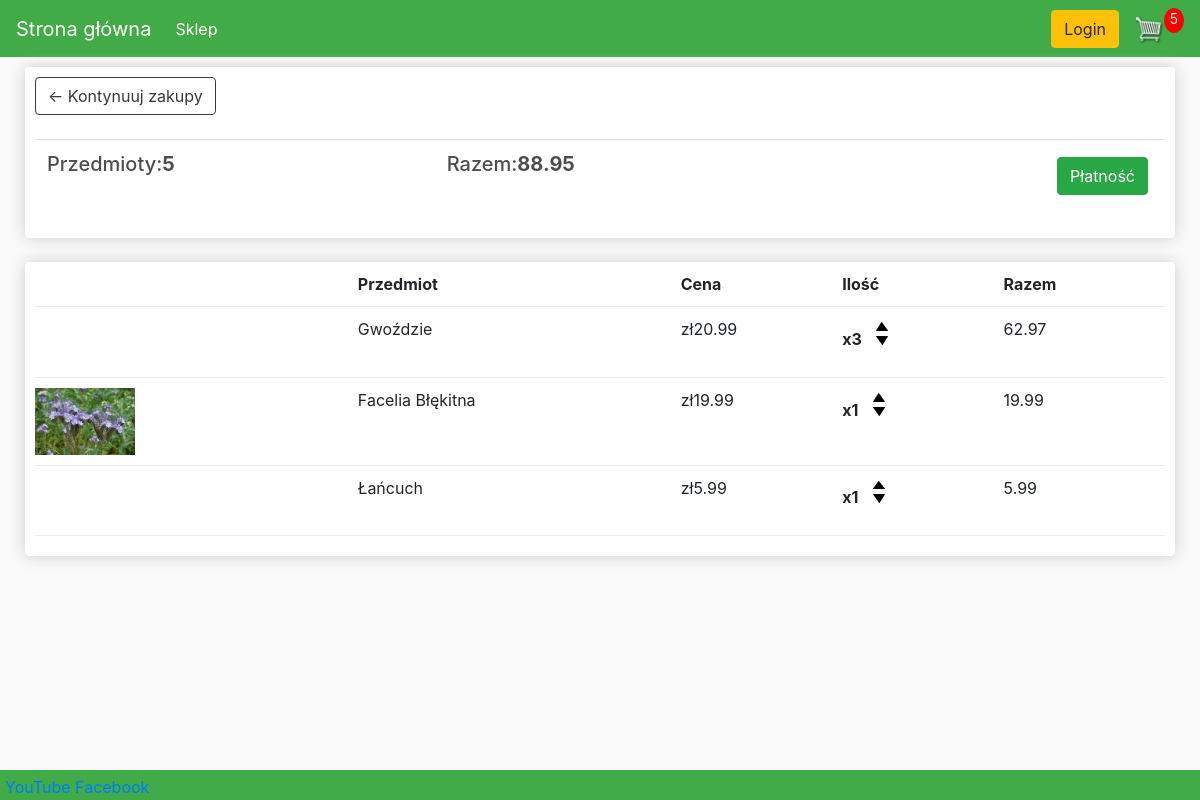
The app's page /cart/ (signed in) with its own data.
### gardenApp/models.py (models this page shows, shortened)
class Order(models.Model):
    customer = models.ForeignKey(Customer, on_delete=models.SET_NULL, null=True, blank=True)
    data_ordered = models.DateTimeField(auto_now_add=True)
    complete = models.BooleanField(default=False)
    transaction_id = models.CharField(max_length=100, null=True)
    @property
    def get_cart_total(self):
        orderitem = self.orderitem_set.all()
        total = sum([item.get_total for item in orderitem])
        return total
    @property
    def get_cart_items(self):
        orderitem = self.orderitem_set.all()
        total = sum([item.quantity for item in orderitem])
        return total

class OrderItem(models.Model):
    product = models.ForeignKey(Product, on_delete=models.SET_NULL, null=True)
    order = models.ForeignKey(Order, on_delete=models.SET_NULL, null=True)
    quantity = models.IntegerField(default=0, null=True, blank=True)
    @property
    def get_total(self):
        total = self.product.price * self.quantity
        return total

class Product(models.Model):
    name = models.CharField(max_length=200)
    price = models.FloatField()
    digital = models.BooleanField(default=False, null=True, blank=True)
    image = models.ImageField(null=True, blank=True)
    @property
    def imageURL(self):
        try:
            url = self.image.url
        except:
            url = ''
        return url

### gardenApp/views.py (the view)
# urls.py: path('cart/', views.cart, name = 'cart'),
def cart(request):
    data = cart_data(request)
    cartItem = data['cartItem']
    order = data['order']
    items = data['items']
    context = {'items': items, 'order': order, 'cartItem': cartItem}
    return render(request, 'gardenApp/cart.html', context)

### gardenApp/utils.py (called while the page is built)
def cart_data(request):
    if request.user.is_authenticated:
        customer = request.user.customer
        order, created = Order.objects.get_or_create(customer=customer, complete=False)
        items = order.orderitem_set.all()
        cartItem = order.get_cart_items
    else:
        cookieData = cookie_cart(request)
        cartItem = cookieData['cartItem']
        order = cookieData['order']
        items = cookieData['items']
    context = {'order': order, 'items': items, 'cartItem': cartItem}
    return context

### templates/gardenApp/cart.html
{% extends "gardenApp/shop.html" %}
{% block body_block %}
{% load static %}
    <div class="row">
      <div class="col-lg-12">
        <div class="box-element">
          <a class="btn btn-outline-dark" href="{% url 'gardenApp:store' %}">
            &#x2190; Kontynuuj zakupy</a>
          <br>
          <br>
          <table class="table">
            <tr>
              <th><h5>Przedmioty:<strong>{{ order.get_cart_items }}</strong></h5></th>
              <th><h5>Razem:<strong>{{ order.get_cart_total|floatformat:2 }}</strong></h5></th>
              <th>
                <a style="float: right; margin: 5px;" class="btn btn-success"
                href="{% url 'gardenApp:checkout' %}">
                  Płatność</a>
              </th>
            </tr>
          </table>
        </div>
        <br>
        <div class="box-element">
          <div class="cart-row">
            <div style="flex:2"></div>
            <div style="flex:2"><strong>Przedmiot</strong></div>
            <div style="flex:1"><strong>Cena</strong></div>
            <div style="flex:1"><strong>Ilość</strong></div>
            <div style="flex:1"><strong>Razem</strong></div>
          </div>
         {% for item in items %}
          <div class="cart-row">
            <div style="flex:2"><img class="row-image" src="{{ item.product.imageURL }}"></div>
		    <div style="flex:2"><p>{{ item.product.name }}</p></div>
		     <div style="flex:1"><p>zł{{ item.product.price|floatformat:2 }}</p></div>
		      <div style="flex:1">
			     <p class="quantity">x{{ item.quantity }}</p>
			       <div class="quantity">
				      <img data-product="{{ item.product.id }}" data-action="add" class="chg-quantity update-cart"  src="{% static  'images/arrow2.png' %}">
				      <img data-product="{{ item.product.id }}" data-action="remove" class="chg-quantity update-cart" src="{% static  'images/arrow1.png' %}">
			       </div>
		      </div>
		        <div style="flex:1"><p>{{ item.get_total|floatformat:2 }}</p></div>
          </div>
         {% endfor %}
        </div>
      </div>
    </div>
{% endblock %}

### templates/gardenApp/shop.html (shortened to what this page needs)
<!DOCTYPE html>
{% load static %}
<html lang="en" dir="ltr">
<head>
    <link rel="stylesheet" href="https://maxcdn.bootstrapcdn.com/bootstrap/4.4.1/css/bootstrap.min.css">
    <link rel="stylesheet" href="{% static '/css/master3.css' %}">
</head>
<body>
<nav class="navbar navbar-expand-lg" style="background-color: #41ab47">
    <a class="navbar-brand" href="{% url 'gardenApp:shop' %}">Strona główna</a>
    <div class="collapse navbar-collapse" id="navbarSupportedContent">
        <ul class="navbar-nav mr-auto">
            <li class="nav-item active">
                <a class="nav-link" href="{% url 'gardenApp:store' %}">Sklep<span class="sr-only">(current)</span></a>
            </li>
        </ul>
        <div class="form-inline my-2 my-lg-0">
            <a href="#" class="btn btn-warning">Login</a>
            <a href="{% url 'gardenApp:cart' %}">
                <img id="cart-icon" src="{% static 'images/cart.png' %}">
            </a>
            <p id="cart-total">{{ cartItem }}</p>
        </div>
    </div>
</nav>
{% block body_block %}{% endblock %}
<div class="navbar-down">
    <a href="#">YouTube</a>
    <a href="#">Facebook</a>
</div>
</body>
</html>

### static/css/master3.css (style rules this page uses)
body { background-color: hsl(0, 0%, 98%); }
h1,h2,h3,h4,h5,h6 { color:hsl(0, 0%, 30%); }
.box-element { box-shadow:hsl(0, 0%, 80%) 0 0 16px; background-color: #fff; border-radius: 4px; padding: 10px; }
.nav-link { color: white; }
.navbar-brand { color: white; }
.row { margin-left: 10px; margin-right: 10px; }
#cart-icon { width:30px; display: inline-block; margin-left: 15px; }
#cart-total { display: block; text-align: center; color:#fff; background-color: red; width: 20px; height: 25px; border-radius: 50%; font-size: 14px; }
.col-lg-4, .col-lg-6, .col-lg-8, .col-lg-12 { margin-top: 10px; }
.row-image { width: 100px; }
.cart-row { display: flex; align-items: flex-stretch; padding-bottom: 10px; margin-bottom: 10px; border-bottom: 1px solid #ececec; }
.quantity { display: inline-block; font-weight: 700; padding-right:10px; }
.chg-quantity { width: 12px; cursor: pointer; display: block; margin-top: 5px; transition:.1s; }
.navbar-down { background-color: #41ab47; overflow: hidden; position: fixed; bottom: 0; width: 100%; height: 30px; padding: 5px 5px; }

### records on screen
Order: get_cart_items "5", get_cart_total "88.95"
OrderItem: product.name "Gwoździe", product.price "20.99", quantity "3", get_total "62.97"
OrderItem: product.imageURL (picture), product.name "Facelia Błękitna", product.price "19.99", quantity "1", get_total "19.99"
OrderItem: product.name "Łańcuch", product.price "5.99", quantity "1", get_total "5.99"

### other values on screen
{{ cartItem }} "5"
